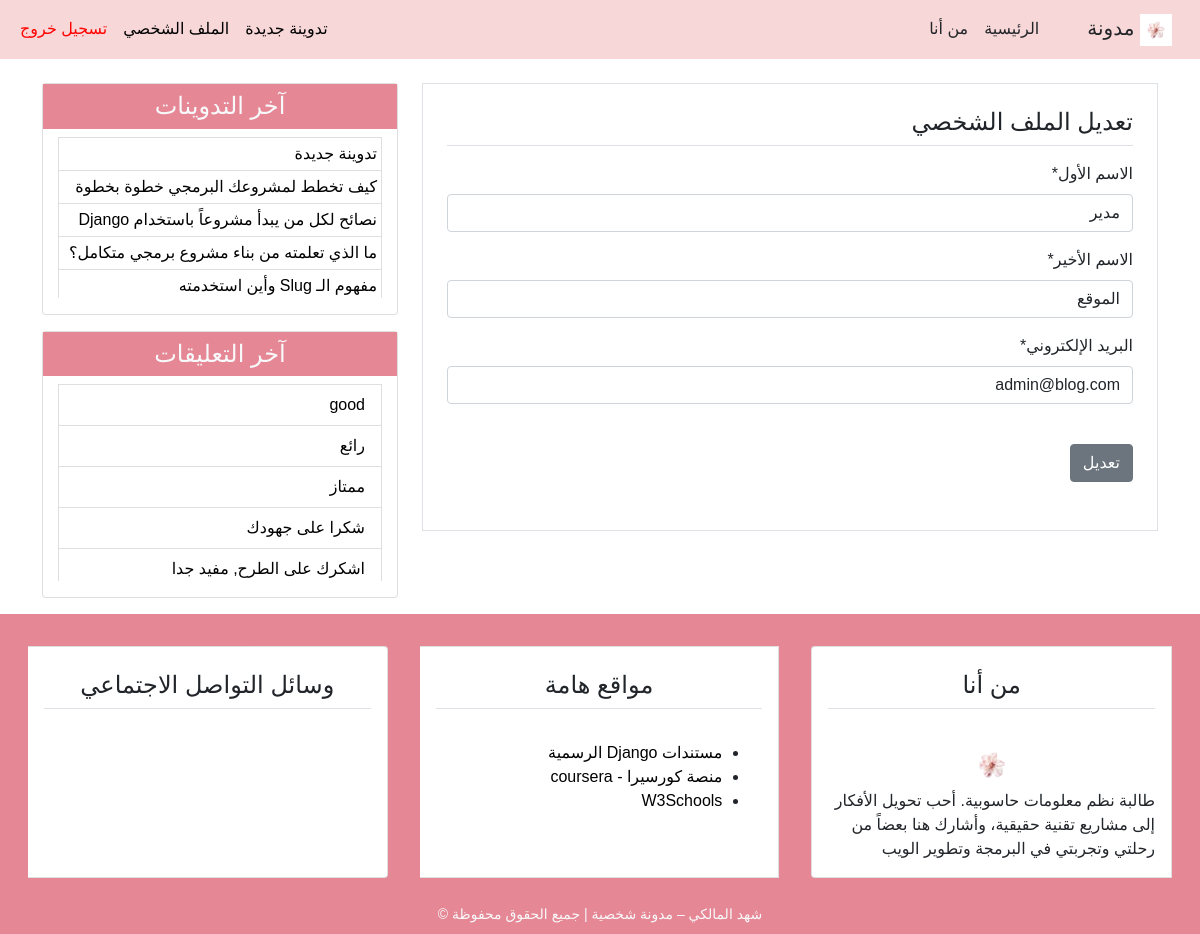
Page /profile_update/ (signed in) on the committed database.
### blog/models.py (models this page shows, shortened)
class Post(models.Model):
    title = models.CharField(max_length=100)
    content = models.TextField()
    post_date = models.DateTimeField(default=timezone.now)
    post_update = models.DateTimeField(auto_now=True)
    author = models.ForeignKey(User, on_delete=models.CASCADE)
    class Meta:
        ordering = ('-post_date',)

class Comments (models.Model):
    name = models.CharField(max_length=50, verbose_name='الإسم')
    email = models.EmailField(verbose_name='البريد الإلكتروني')
    body = models.TextField(verbose_name='التعليق')
    comment_date = models.DateTimeField(auto_now=True)
    active = models.BooleanField(default=False)
    post = models.ForeignKey(Post, on_delete=models.CASCADE, related_name='comments')
    class Meta:
        ordering = ('-comment_date',)

### user/views.py (the view)
# urls.py: path('profile_update/', views.profile_update, name= 'profile_update'),
@login_required(login_url='login')
def profile_update(request):
    if request.method == 'POST':
        user_form = UserUpdateForm(request.POST, instance=request.user)
        if user_form.is_valid():
            user_form.save()
            messages.success(
                request,'تم تحديث الملف الشخصي بنجاح')
            return redirect('profile')
    else:
        user_form = UserUpdateForm(instance=request.user)
    context = {
        'title': 'تعديل الملف الشخصي',
        'user_form': user_form,
    }
    return render(request, 'user/profile_update.html', context)

### user/forms.py
class UserUpdateForm(forms.ModelForm):
    first_name = forms.CharField(label='الاسم الأول')
    last_name = forms.CharField(label='الاسم الأخير')
    email = forms.EmailField(label='البريد الإلكتروني')
    class Meta:
        model = User
        fields = ('first_name', 'last_name', 'email')

### blog/templatetags/post_tag.py (called while the page is built)
@register.inclusion_tag('blog/latests_posts.html')
def latest_posts ():
    context = {
        'l_posts': Post.objects.all()[0:5],
    }
    return context

@register.inclusion_tag('blog/latest_comments.html')
def latest_comments ():
    context = {
        'l_comments': Comments.objects.filter(active= True)[:5],
    }
    return context

### user/templates/user/profile_update.html (shortened to what this page needs)
{% extends 'blog/base.html' %}
{% load static %}
{% load crispy_forms_tags%}
{% block content %}
  <div class="border mb-3 p-4">
    <h4  class="border-bottom pb-2 mb-3"> تعديل الملف الشخصي</h4>
    <form method="POST" enctype="multipart/form-data">
    {{user_form|crispy}}
        <input type="submit" class="btn btn-secondary mb-4 mt-4" name="submit" value="تعديل">
    </form>
  </div>
{% endblock content %}

### blog/templates/blog/latests_posts.html
<ul class="lis-group-flush latest-posts">
    {% for post in l_posts %}
        <li class="list-group-item latest-posts-item">
         <a class="black-link" href="{% url 'detail' post.id %}"> {{post.title}}</a>
        </li>
    {% endfor %}
</ul>

### blog/templates/blog/latest_comments.html
<ul class="lis-group-flush latest-comments">
    {% for comment in l_comments %}
        <li class="list-group-item latest-comments-item">
            <a class="black-link" href="{% url 'detail' comment.post.id %}">
                {% if comment.body|length > 30 %}
                  {{comment.body|slice:'35'}} ..
                {% else %}
                {{comment.body}}
                {% endif %}
            </a>
        </li>
    {% empty %}
        <li class="list-group-item latest-comments-item"> لايوجد تعليقات</li>
    {% endfor %}
</ul>

### blog/static/blog/css/main.css (style rules this page uses)
html, body { direction: rtl; text-align: right; }
body { font-family: 'Tajawal', sans-serif; }
a.black-link { color: black !important; text-decoration:none !important; }
.latest-posts , .latest-comments { padding: 0 15px; }
.latest-posts .latest-posts-item, .latest-comments .latest-comment-item { padding: 4px; }
.latest-posts li:first-child, .latest-comments li:first-child { border: 3; }
.latest-posts li:last-child, .latest-comments li:last-child { border-bottom: 0; padding-bottom: 0; }

### rows in the picture
Post: title "تدوينة جديدة"
Post: title "كيف تخطط لمشروعك البرمجي خطوة بخطوة"
Post: title "نصائح لكل من يبدأ مشروعاً باستخدام Django"
Post: title "ما الذي تعلمته من بناء مشروع برمجي متكامل؟"
Post: title "مفهوم الـ Slug وأين استخدمته"
Comments: body "good"
Comments: body "رائع"
Comments: body "ممتاز"
Comments: body "شكرا على جهودك"
Comments: body "اشكرك على الطرح, مفيد جدا"
